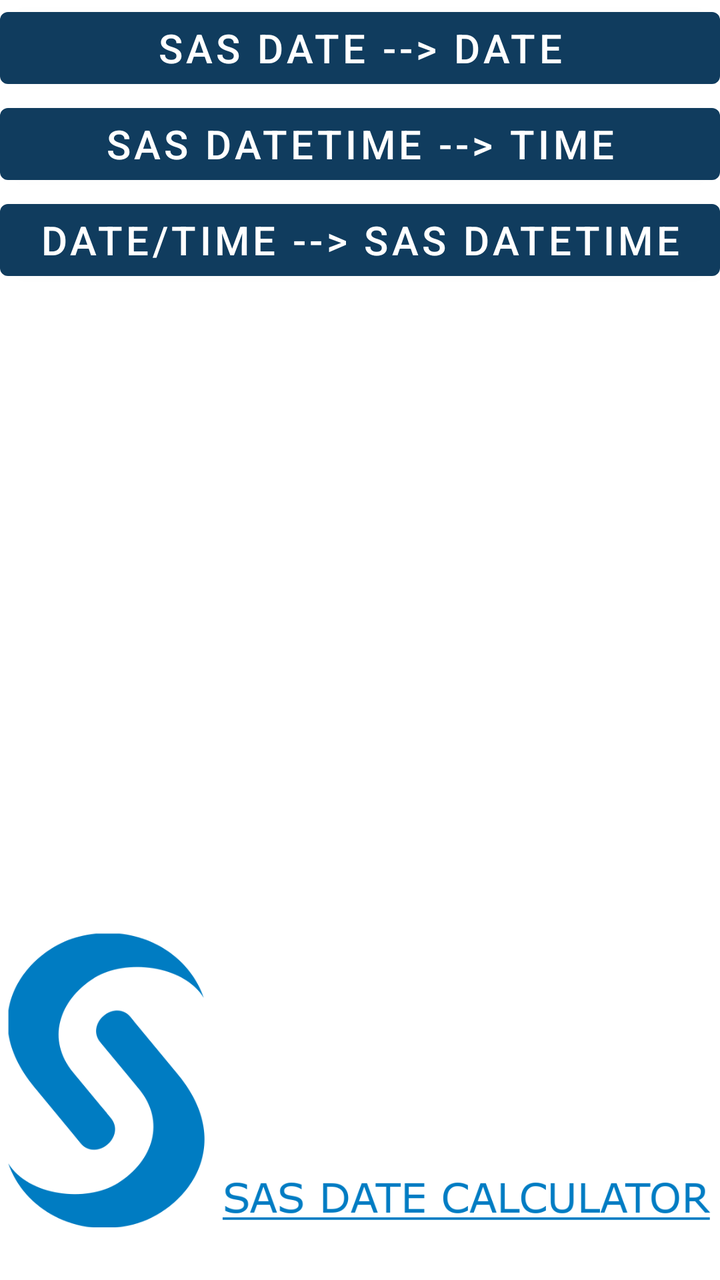
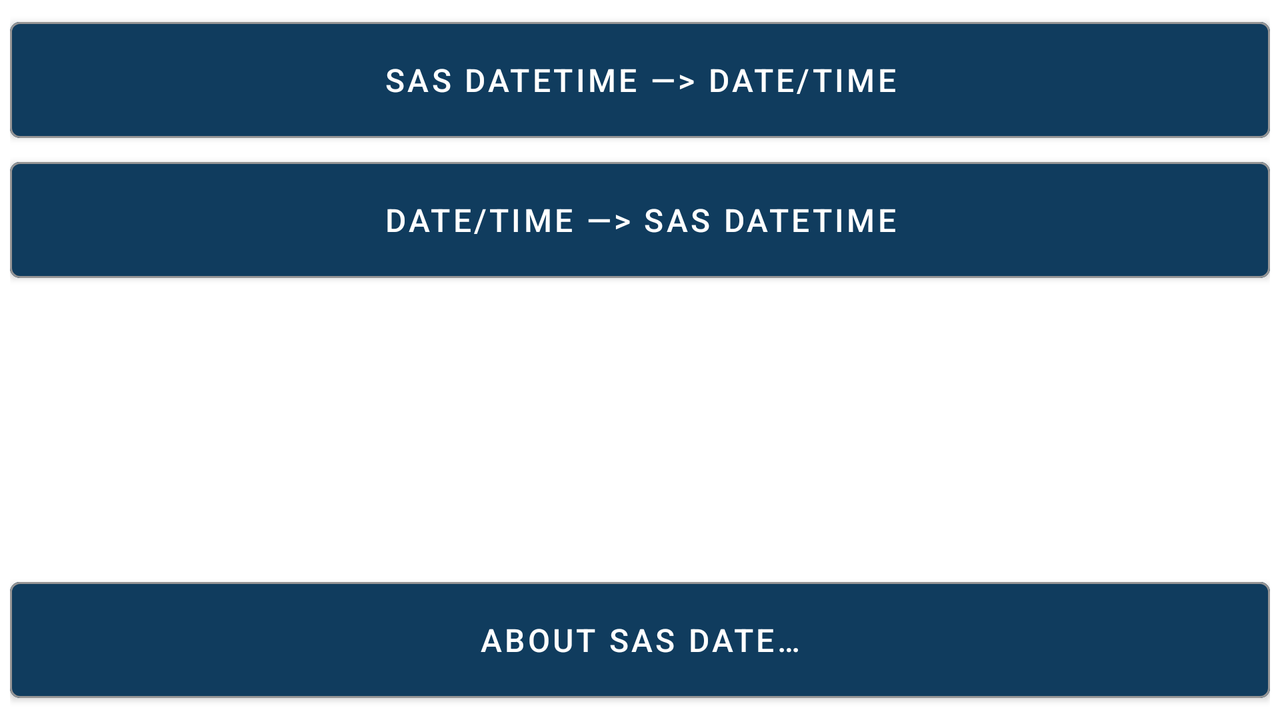

Two renders of one Android screen. The first uses the default layout on a phone; the second uses the alternative layout the repository ships for a different screen configuration, on a matching device. The two XML files are below.
<!-- AndroidManifest.xml: application theme Theme.CalcDateSAS -->
<!-- res/layout/activity_main.xml -->
<?xml version="1.0" encoding="utf-8"?>
<androidx.constraintlayout.widget.ConstraintLayout xmlns:android="http://schemas.android.com/apk/res/android"
    xmlns:app="http://schemas.android.com/apk/res-auto"
    xmlns:tools="http://schemas.android.com/tools"
    android:layout_width="match_parent"
    android:layout_height="match_parent"
    tools:context=".MainActivity">
    <Button
        android:id="@+id/bt1"
        android:layout_width="match_parent"
        android:layout_height="wrap_content"
        android:text="SAS Date --> Date"
        android:textSize="20dp"
        />
    <Button
        android:id="@+id/bt2"
        android:layout_width="match_parent"
        android:layout_height="wrap_content"
        android:text="SAS DateTime --> Time"
        android:textSize="20dp"
        app:layout_constraintTop_toBottomOf="@id/bt1"
        />

    <Button
        android:id="@+id/bt4"
        android:layout_width="match_parent"
        android:layout_height="wrap_content"
        android:text="Date/Time --> SAS DateTime"
        android:textSize="20dp"
        app:layout_constraintTop_toBottomOf="@id/bt2"
        />

    <ImageView
        android:id="@+id/imageView2"
        android:layout_width="match_parent"
        android:layout_height="200dp"
        app:layout_constraintBottom_toBottomOf="parent"
        app:srcCompat="@drawable/calc_sas"
        />

</androidx.constraintlayout.widget.ConstraintLayout>
<!-- resources referenced by this layout -->
<resources>
  <!-- drawable calc_sas: png bitmap (drawable, 28928 bytes) -->
  <style name="Theme.CalcDateSAS" parent="Theme.MaterialComponents.DayNight.DarkActionBar">
          
          <item name="colorPrimary">#103C5E</item>
          <item name="colorPrimaryVariant">#0E3350</item>
          <item name="colorOnPrimary">@color/white</item>
          
          <item name="colorSecondary">#103C5E</item>
          <item name="colorSecondaryVariant">@color/black</item>
          <item name="colorOnSecondary">@color/white</item>
          
          <item name="android:statusBarColor" tools:targetApi="l">?attr/colorPrimaryVariant</item>
          
      </style>
</resources>
<!-- res/layout-land/activity_main.xml (the repository's variant of the layout above) -->
<!-- drawn on the phone turned sideways -->
<?xml version="1.0" encoding="utf-8"?>
<androidx.constraintlayout.widget.ConstraintLayout xmlns:android="http://schemas.android.com/apk/res/android"
    xmlns:app="http://schemas.android.com/apk/res-auto"
    xmlns:tools="http://schemas.android.com/tools"
    android:layout_width="match_parent"
    android:layout_height="match_parent"
    tools:context=".MainActivity">
    <androidx.appcompat.widget.LinearLayoutCompat
        android:orientation="vertical"
        android:layout_width="match_parent"
        android:layout_height="wrap_content"
        android:layout_margin="5dp"
        app:layout_constraintTop_toTopOf="parent">

        <Button
            android:id="@+id/bt2"
            style="@style/mButtonStyle"
            android:text="@string/sas_datetime_date_time"
            />

        <Button
            android:id="@+id/bt4"
            style="@style/mButtonStyle"
            android:text="@string/date_time_sas_datetime"
            />
    </androidx.appcompat.widget.LinearLayoutCompat>


    <androidx.appcompat.widget.LinearLayoutCompat
        android:orientation="vertical"
        android:layout_width="match_parent"
        android:layout_height="wrap_content"
        android:layout_margin="5dp"
        app:layout_constraintBottom_toBottomOf="parent">

        <Button
            android:id="@+id/bt3"
            style="@style/mButtonStyle"
            android:text="@string/about_sas_date"
            />

    </androidx.appcompat.widget.LinearLayoutCompat>

</androidx.constraintlayout.widget.ConstraintLayout>
<!-- resources referenced by the variant -->
<!-- as the phone turned sideways resolves them -->
<resources>
  <string name="about_sas_date">About SAS Date…</string>
  <string name="date_time_sas_datetime">Date/Time —&gt; SAS DateTime</string>
  <string name="sas_datetime_date_time">SAS DateTime —&gt; Date/Time</string>
  <style name="mButtonStyle" parent="@style/Widget.MaterialComponents.Button">
          <item name="android:layout_width">match_parent</item>
          <item name="android:layout_height">70dp</item>
          <item name="android:backgroundTint">#103C5E</item>
          <item name="android:textColor">#FFFFFF</item>
          <item name="android:textSize">16sp</item>
          <item name="cornerRadius">5dp</item>
          <item name="strokeColor">#959494</item>
          <item name="strokeWidth">1dp</item>
      </style>
  <style name="Theme.CalcDateSAS" parent="Theme.MaterialComponents.DayNight.DarkActionBar">
          
          <item name="colorPrimary">#103C5E</item>
          <item name="colorPrimaryVariant">#0E3350</item>
          <item name="colorOnPrimary">@color/white</item>
          
          <item name="colorSecondary">#103C5E</item>
          <item name="colorSecondaryVariant">@color/black</item>
          <item name="colorOnSecondary">@color/white</item>
          
          <item name="android:statusBarColor" tools:targetApi="l">?attr/colorPrimaryVariant</item>
          
      </style>
</resources>
